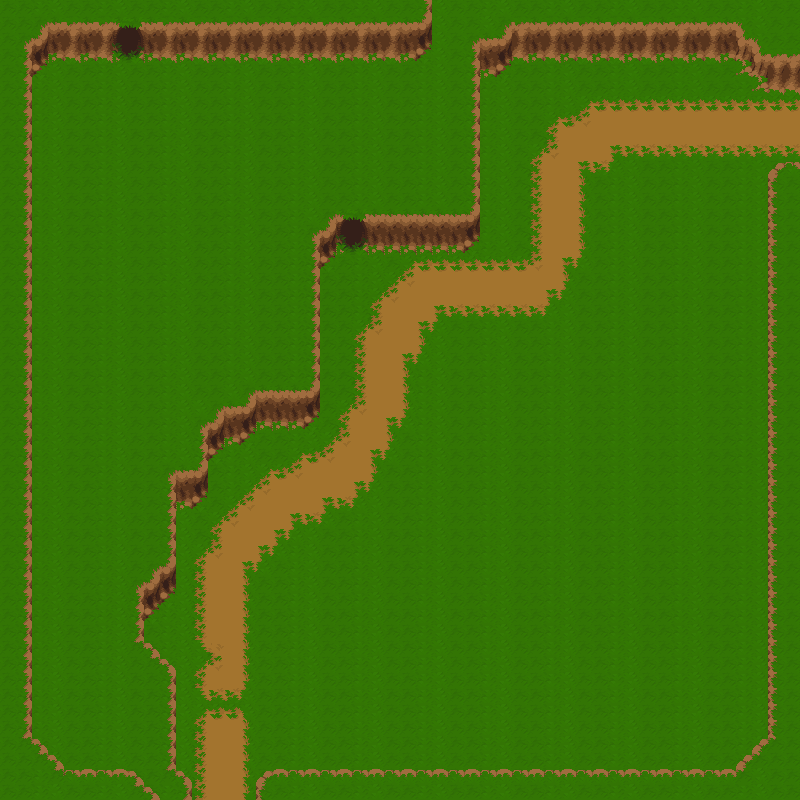

Tiled map render using the project's own tile images. Description and the map definition, with tile-layer contents summarised, below:
An orthogonal 50x50 tile map with 16x16 px tiles, 4 tile layers (Grass, Walls, Chemin, Entrer), 2 tilesets and 13 objects (12x collision, player).

<map version="1.10" tiledversion="1.10.2" orientation="orthogonal" renderorder="right-down" width="50" height="50" tilewidth="16" tileheight="16" infinite="0" nextlayerid="8" nextobjectid="122">
 <tileset firstgid="1" name="Tiles" tilewidth="16" tileheight="16" tilecount="625" columns="25">
  <image source="Pixel Crawler - FREE - 1.8/Environment/Green Woods/Assets/Tiles.png" trans="000000" width="400" height="400" />
 </tileset>
 <tileset firstgid="626" name="Run-Sheet" tilewidth="16" tileheight="16" tilecount="96" columns="24">
  <image source="Pixel Crawler - FREE - 1.8/Heroes/Rogue/Run/Run-Sheet.png" trans="000000" width="384" height="64" />
 </tileset>
 <layer id="1" name="Grass" width="50" height="50">
  <data>[2500 cells, 2500 non-empty, 8 distinct tile ids]</data>
 </layer>
 <layer id="3" name="Walls" width="50" height="50">
  <data>[2500 cells, 389 non-empty, 29 distinct tile ids]</data>
 </layer>
 <layer id="2" name="Chemin" width="50" height="50">
  <data>[2500 cells, 291 non-empty, 16 distinct tile ids]</data>
 </layer>
 <layer id="6" name="Entrer" width="50" height="50">
  <data>[2500 cells, 12 non-empty, 6 distinct tile ids]</data>
 </layer>
 <objectgroup id="7" name="Object">
  <object id="101" name="player" x="208" y="768">
   <point />
  </object>
  <object id="105" name="collision" x="143.996" y="0.00390625" width="288" height="63.9961" />
  <object id="106" name="collision" x="0" y="0" width="111.938" height="64.0625" />
  <object id="107" name="collision" x="0" y="63.9091" width="32" height="736.087" />
  <object id="108" name="collision" x="31.625" y="767.875" width="96.625" height="31.875" />
  <object id="109" name="collision" x="170.875" y="671.875" width="5" height="95.875" />
  <object id="110" name="collision" x="272" y="768.091" width="528" height="31.9208" />
  <object id="111" name="collision" x="768" y="176" width="32" height="591.938" />
  <object id="115" name="collision" x="752.063" y="-0.00390625" width="47.9414" height="96.0664" />
  <object id="118" name="collision" x="512.004" y="0" width="240.043" height="64" />
  <object id="119" name="collision" x="480.004" y="0" width="31.9961" height="80.0039" />
  <object id="120" name="collision" x="186.978" y="783.978" width="5.03003" height="16.0261" />
  <object id="121" name="collision" x="111.909" y="0.181818" width="32.0909" height="15.9091" />
 </objectgroup>
</map>
